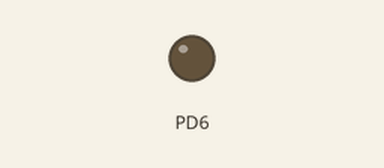
A program run on a simulated ATmega168P, built with avr-gcc and emulated at 1 MHz. On the bench: output pins drawn as LEDs (lit = HIGH).

Above: at 1.0 s.
Timing chart, 0 to 7.6 s (numbered marks = the images above):
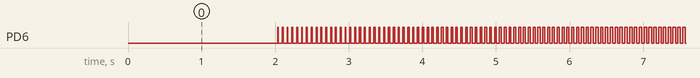

The program:

main.c
```c
/*
 * file   : main.c
 * date   : 2015-07-17
 * author : Kenya Ukai
 *
 * 何?
 *
 * 接続
 *
 * Fuse
 *     l:0x62 h:0xDF ex:0xF9
 */

//以下は自分の開発環境用

#ifndef __AVR_ATmega168P__
#define __AVR_ATmega168P__
#endif

//ここから一般向け


#define F_CPU 1000000 //1MHz
#include<avr/io.h>
#include<util/delay.h>

void IO_init(){
  DDRD|=_BV(PD6);//PD6のみ出力
}

void Timer0_PWM_init(){
  TCCR0A |= _BV(WGM01)|_BV(WGM00); //8bit高速PWM
  TCCR0A |= _BV(COM0A1); //OC0Aは非反転動作(OC0Bは切断)

  TCCR0B |= _BV(CS02); //1024分周(システムクロック?で動作 今回1MHz/1024=1kHz)

  OCR0A=0;
}


int main(void){
  IO_init();
  Timer0_PWM_init();

  unsigned char duty=0;

  while(1){

    OCR0A = duty;

    duty+=10; //溢れたら勝手に0の方へ戻る

    _delay_ms(500);

  }

  return 0;
}
```
